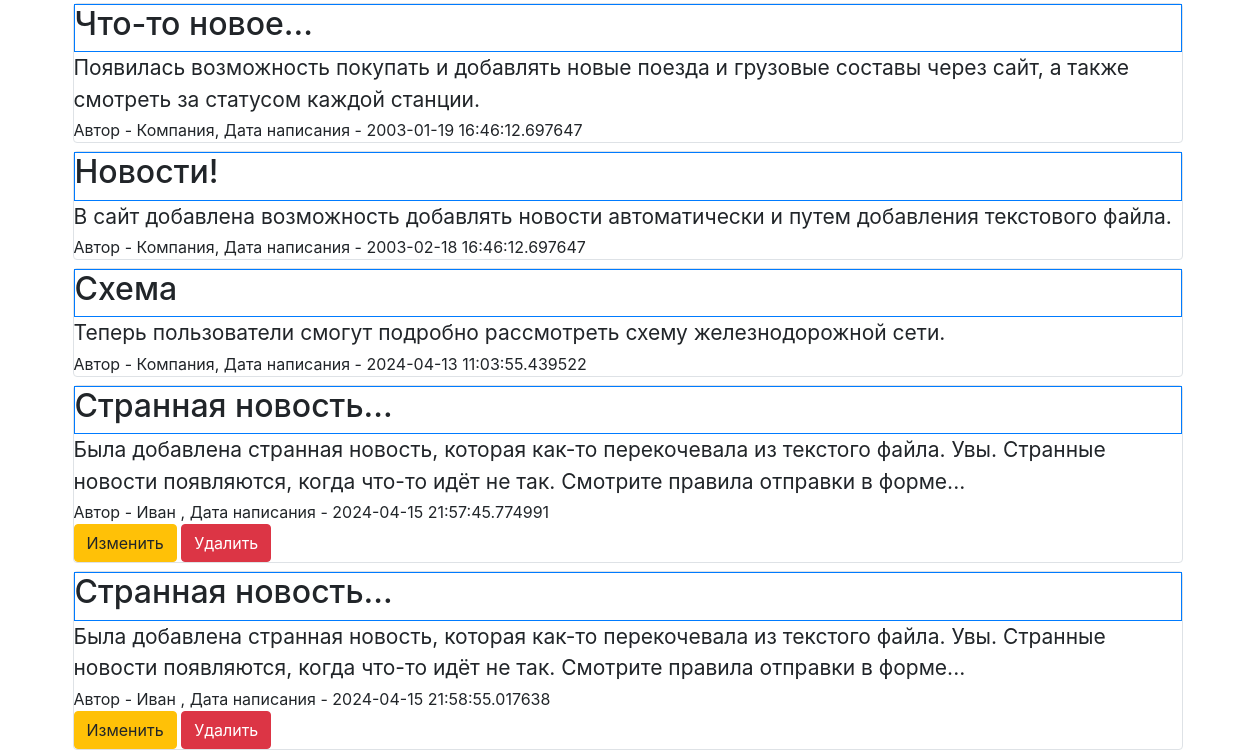
/news (signed in, lower part), run on an earlier commit of the app's database.
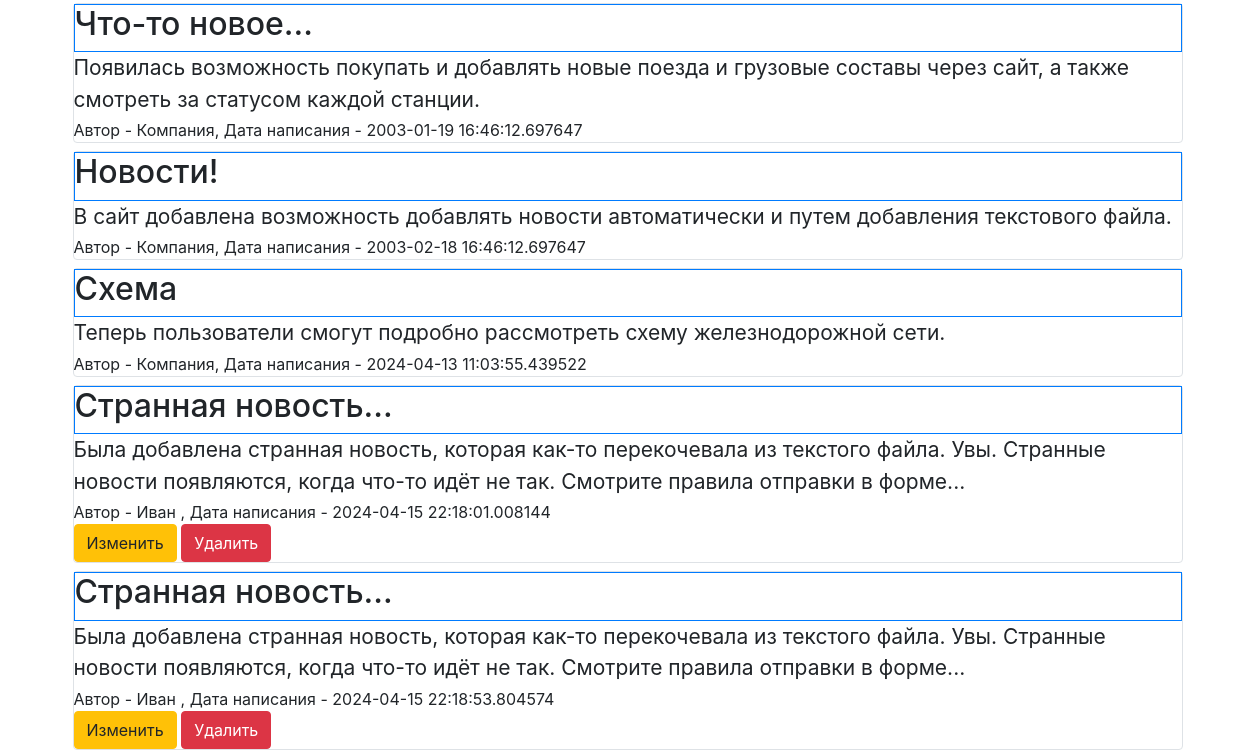
And on a later commit of the database.
### data/news.py (models this page shows)
class News(SqlAlchemyBase, SerializerMixin):
    __tablename__ = 'news'
    id = sqlalchemy.Column(sqlalchemy.Integer,
                           primary_key=True, autoincrement=True)
    title = sqlalchemy.Column(sqlalchemy.String, nullable=True)
    content = sqlalchemy.Column(sqlalchemy.String, nullable=True)
    created_date = sqlalchemy.Column(sqlalchemy.DateTime,
                                     default=datetime.datetime.now)
    is_private = sqlalchemy.Column(sqlalchemy.Boolean, default=True)
    user_id = sqlalchemy.Column(sqlalchemy.Integer,
                                sqlalchemy.ForeignKey("users.id"))
    user = orm.relationship('User')

### data/users.py (models this page shows, shortened)
class User(SqlAlchemyBase, UserMixin, SerializerMixin):
    __tablename__ = 'users'
    id = sqlalchemy.Column(sqlalchemy.Integer,
                           primary_key=True, autoincrement=True)
    name = sqlalchemy.Column(sqlalchemy.String, nullable=True)
    about = sqlalchemy.Column(sqlalchemy.String, nullable=True)
    email = sqlalchemy.Column(sqlalchemy.String,
                              index=True, unique=True, nullable=True)
    hashed_password = sqlalchemy.Column(sqlalchemy.String, nullable=True)
    created_date = sqlalchemy.Column(sqlalchemy.DateTime,
                                     default=datetime.datetime.now)
    news = orm.relationship("News", back_populates='user')

### main.py (the view)
@app.route("/news")
def news():
    db_sess = db_session.create_session()
    if current_user.is_authenticated:
        news = db_sess.query(News).filter((News.user == current_user) | (News.is_private == 0))
    else:
        news = db_sess.query(News).filter(News.is_private != 1)
    return render_template("news.html", **CONST_PARAMS, news=news, title='Новости')

### data/db_session.py (called while the page is built)
def create_session() -> Session:
    global __factory
    return __factory()

### main.py (called while the page is built)
@app.route
@login_manager.user_loader
def load_user(user_id):
    db_sess = db_session.create_session()
    return db_sess.query(User).get(user_id)

### templates/news.html (shortened to what this page needs)
{% extends "base.html" %}
{% block content %}
{% for item in news%}
<div class="col-md6 border rounded" style="margin-top: 8px;">
    <div class="border border-primary">
        <h2>{{item.title}}</h2>
    </div>
    <div style="font-size: 21px; padding-bottom: 3px;">
        {{item.content}}
    </div>
    <div>
        Автор - {{item.user.name}}, Дата написания - {{item.created_date}}
    </div>
    {% if current_user.is_authenticated and current_user == item.user %}
    <div>
        <a href="/edit_news/{{ item.id }}" class="btn btn-warning">
            Изменить
        </a>
        <a href="/news_delete/{{ item.id }}" class="btn btn-danger">
            Удалить
        </a>
    </div>
    {% endif %}
</div>
{% endfor %}
{% endblock %}

### templates/base.html (shortened to what this page needs)
<!DOCTYPE html>
<html lang="en">
<head>
    <link rel="stylesheet" href="https://stackpath.bootstrapcdn.com/bootstrap/4.4.1/css/bootstrap.min.css"
>
    <link rel="stylesheet" type="text/css" href="/static/css/style.css"> </link>
</head>
<body>
    <main role="main" class="container">
        {% block content %}{% endblock %}
    </main>
</body>
</html>

What changed in the data, as far as the page shows it:
removed News: title "Странная новость...", content "Была добавлена странная новость, которая как-то перекочевала из текстого файла. Увы. Странные новости появляются, когда что-то идёт не так. Смотрите правила отправки в форме...", user.name "Иван", created_date "2024-04-15 21:57:45.774991"
removed News: title "Странная новость...", content "Была добавлена странная новость, которая как-то перекочевала из текстого файла. Увы. Странные новости появляются, когда что-то идёт не так. Смотрите правила отправки в форме...", user.name "Иван", created_date "2024-04-15 21:58:55.017638"
added News: title "Странная новость...", content "Была добавлена странная новость, которая как-то перекочевала из текстого файла. Увы. Странные новости появляются, когда что-то идёт не так. Смотрите правила отправки в форме...", user.name "Иван", created_date "2024-04-15 22:18:01.008144"
added News: title "Странная новость...", content "Была добавлена странная новость, которая как-то перекочевала из текстого файла. Увы. Странные новости появляются, когда что-то идёт не так. Смотрите правила отправки в форме...", user.name "Иван", created_date "2024-04-15 22:18:53.804574"
